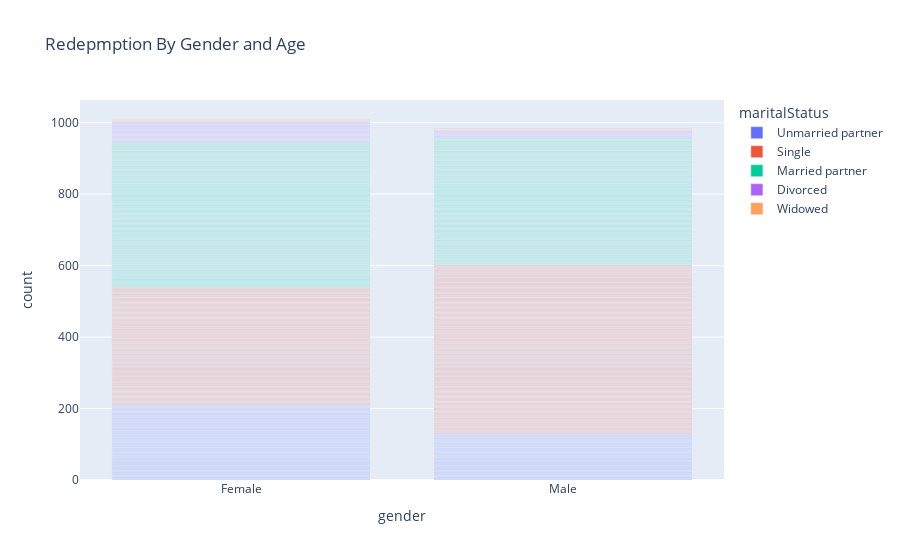

Notebook source saved alongside this figure:
### Markdown cell above
From our chart, we can see that most people redeemed their coupon when there was no urgen place to go. Typically, we think the most redemptions would be on the way to work, but that is not the case.

### Code cell
px.bar(dfCoffeeCoupon, x="gender", title="Redepmption By Gender and Age", color="maritalStatus")

### Figure 1 — Plotly figure (JSON) as saved in the notebook; plotly's stock layout.template omitted (floating-point values rounded to 4 significant figures; data arrays with more than 128 entries replaced by an {"elided": "..."} marker saying what was removed)
{"data": [{"alignmentgroup": "True", "hovertemplate": "maritalStatus=Unmarried partner<br>gender=%{x}<br>count=%{y}<extra></extra>", "legendgroup": "Unmarried partner", "marker": {"color": "#636efa", "pattern": {"shape": ""}}, "name": "Unmarried partner", "offsetgroup": "Unmarried partner", "orientation": "v", "showlegend": true, "textposition": "auto", "type": "bar", "x": {"elided": "343 str values"}, "xaxis": "x", "y": {"elided": "343 int values"}, "yaxis": "y"}, {"alignmentgroup": "True", "hovertemplate": "maritalStatus=Single<br>gender=%{x}<br>count=%{y}<extra></extra>", "legendgroup": "Single", "marker": {"color": "#EF553B", "pattern": {"shape": ""}}, "name": "Single", "offsetgroup": "Single", "orientation": "v", "showlegend": true, "textposition": "auto", "type": "bar", "x": {"elided": "800 str values"}, "xaxis": "x", "y": {"elided": "800 int values"}, "yaxis": "y"}, {"alignmentgroup": "True", "hovertemplate": "maritalStatus=Married partner<br>gender=%{x}<br>count=%{y}<extra></extra>", "legendgroup": "Married partner", "marker": {"color": "#00cc96", "pattern": {"shape": ""}}, "name": "Married partner", "offsetgroup": "Married partner", "orientation": "v", "showlegend": true, "textposition": "auto", "type": "bar", "x": {"elided": "760 str values"}, "xaxis": "x", "y": {"elided": "760 int values"}, "yaxis": "y"}, {"alignmentgroup": "True", "hovertemplate": "maritalStatus=Divorced<br>gender=%{x}<br>count=%{y}<extra></extra>", "legendgroup": "Divorced", "marker": {"color": "#ab63fa", "pattern": {"shape": ""}}, "name": "Divorced", "offsetgroup": "Divorced", "orientation": "v", "showlegend": true, "textposition": "auto", "type": "bar", "x": ["Female", "Female", "Female", "Female", "Female", "Female", "Female", "Male", "Male", "Female", "Female", "Female", "Female", "Female", "Female", "Male", "Male", "Male", "Male", "Male", "Male", "Male", "Female", "Female", "Female", "Male", "Male", "Male", "Female", "Female", "Female", "Female", "Female", "Female", "Female", "Female", "Female", "Male", "Male", "Male", "Male", "Male", "Male", "Female", "Female", "Female", "Female", "Female", "Female", "Female", "Female", "Female", "Female", "Female", "Female", "Female", "Female", "Female", "Female", "Female", "Female", "Female", "Female", "Female", "Female", "Female", "Female", "Female", "Female", "Female", "Female", "Female", "Male", "Male", "Male", "Male", "Male", "Female", "Female"], "xaxis": "x", "y": [1, 1, 1, 1, 1, 1, 1, 1, 1, 1, 1, 1, 1, 1, 1, 1, 1, 1, 1, 1, 1, 1, 1, 1, 1, 1, 1, 1, 1, 1, 1, 1, 1, 1, 1, 1, 1, 1, 1, 1, 1, 1, 1, 1, 1, 1, 1, 1, 1, 1, 1, 1, 1, 1, 1, 1, 1, 1, 1, 1, 1, 1, 1, 1, 1, 1, 1, 1, 1, 1, 1, 1, 1, 1, 1, 1, 1, 1, 1], "yaxis": "y"}, {"alignmentgroup": "True", "hovertemplate": "maritalStatus=Widowed<br>gender=%{x}<br>count=%{y}<extra></extra>", "legendgroup": "Widowed", "marker": {"color": "#FFA15A", "pattern": {"shape": ""}}, "name": "Widowed", "offsetgroup": "Widowed", "orientation": "v", "showlegend": true, "textposition": "auto", "type": "bar", "x": ["Male", "Male", "Female", "Female", "Female", "Female", "Female", "Male", "Male", "Male", "Female", "Female", "Female"], "xaxis": "x", "y": [1, 1, 1, 1, 1, 1, 1, 1, 1, 1, 1, 1, 1], "yaxis": "y"}], "layout": {"barmode": "relative", "legend": {"title": {"text": "maritalStatus"}, "tracegroupgap": 0}, "title": {"text": "Redepmption By Gender and Age"}, "xaxis": {"anchor": "y", "domain": [0, 1], "title": {"text": "gender"}}, "yaxis": {"anchor": "x", "domain": [0, 1], "title": {"text": "count"}}}}
